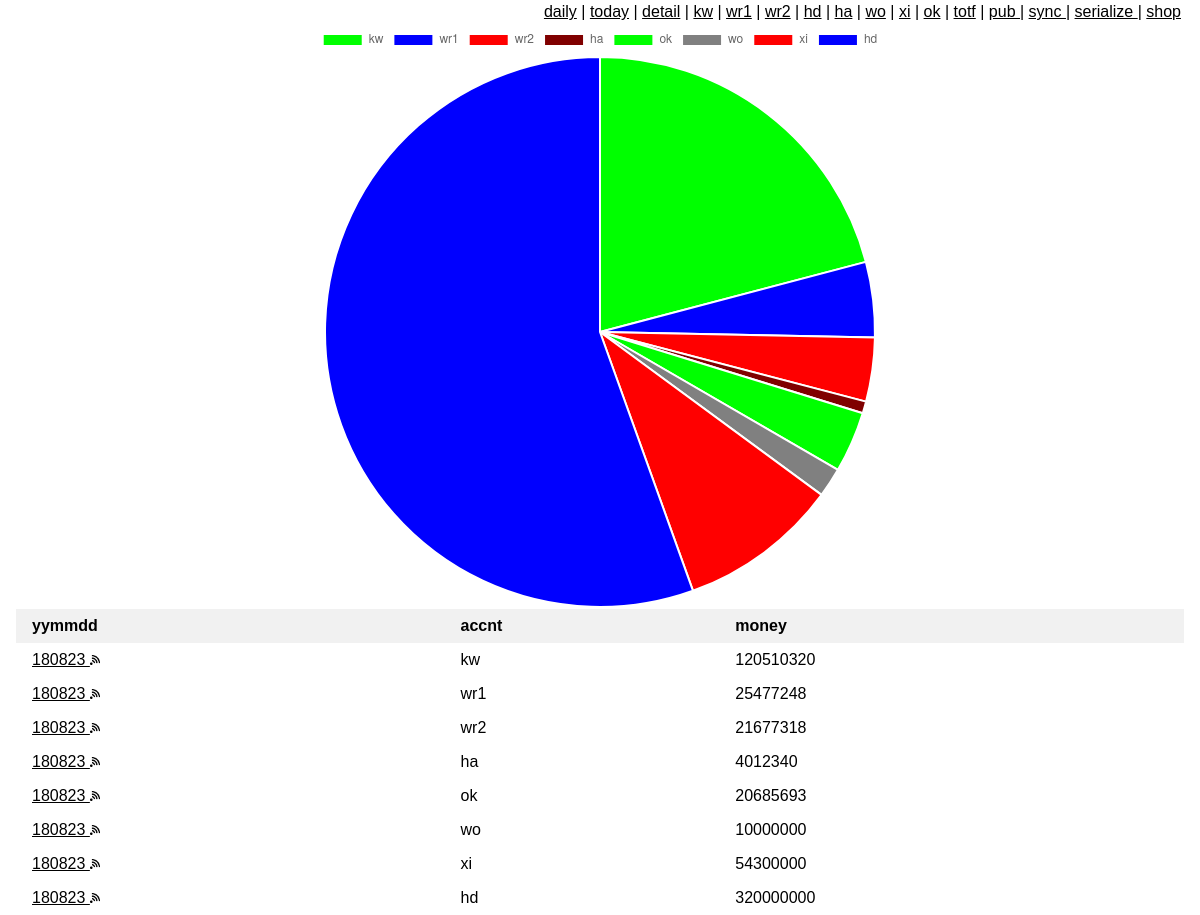
The page /tot/180823/ on the database its author committed.
### tot/models.py (models this page shows, shortened)
class Tot(models.Model):
    accnt = models.CharField(max_length=200)
    yymmdd = models.CharField(max_length=200)
    money = models.IntegerField(default=0)

### tot/views.py (the view)
# urls.py: path('<int:yymmdd>/', 				views.yymmdd, 	name='yymmdd'),
def yymmdd(request,yymmdd):
	try:
		ts = Tot.objects.filter(yymmdd=yymmdd).values('yymmdd','accnt','money').annotate()
		if(len(ts) == 0):
			return HttpResponseRedirect('/tot/totf')
		print(len(ts))
		legend_array = []
		money_array = []
		rgb_array = []
		for t in ts:
			legend_array.append(t['accnt'])
			money_array.append(t['money'])
			rgb = rgbmap(t['accnt'])
			rgb_array.append(rgb)
		amount = ' ,'.join(str(e) for e in money_array)
		template = loader.get_template('tot/yymmdd.html')
		context = {
			'ts': ts,
			'legend': legend_array,
			'amount': amount,
			'rgbs': rgb_array,
		}
	except Tot.DoesNotExist:
		raise Http404("Tot does not exist")
	return HttpResponse(template.render(context,request))

### tot/views.py (called while the page is built)
def rgbmap(x):
	return {'kw':'rgb(0,255,0)', 'wr1': 'rgb(0,0,255)',\
		 'wr2': 'rgb(255,0,0)', 'ok':'rgb(0,255,0)',\
		 'hd': 'rgb(0,0,255)', 'xi': 'rgb(255,0,0)',\
		 'ha':'rgb(128,0,0)', 'wo': 'rgb(128,128,128)' }[x]

### tot/templates/tot/yymmdd.html
{% include "tot/head.html" %}
{% include "tot/piechart.html" %}
{% include "tot/showtab.html"%}
{% include "tot/tail.html"%}

### tot/templates/tot/showtab.html
{% load static %}
{% if ts %}
<div class="w3-container">
    <table class="w3-table">
    <tr class="w3-light-grey">
        <th>yymmdd</th>
        <th>accnt</th>
        <th>money</th>
    </tr>
    {% for t in ts %}
    <tr>
        <td> <a href="/tot/{{t.yymmdd}}/"> {{ t.yymmdd }} </a>
					<a href="/tot/pub/{{t.yymmdd}}"><img height="10" width="10"
					src="{% static 'tot/images/pub.png' %}"></img> </a>
		</td>
        <td> {{ t.accnt }} </td>
        <td> {{ t.money }} </td>
    </tr>
    {% endfor %}
{% else %}
    <p>No Tot data.</p>
</div>
{% endif %}

### tot/static/tot/style.css (style rules this page uses)
html { box-sizing:border-box }
*,*:before,*:after { box-sizing:inherit }
html { -ms-text-size-adjust:100%;-webkit-text-size-adjust:100% }
body { margin:0 }
a { background-color:transparent;-webkit-text-decoration-skip:objects }
img { border-style:none }
html,body { font-family:Verdana,sans-serif;font-size:15px;line-height:1.5 }
html { overflow-x:hidden }
img { vertical-align:middle }
a { color:inherit }
.w3-table,.w3-table-all { border-collapse:collapse;border-spacing:0;width:100%;display:table }
.w3-table td,.w3-table th,.w3-table-all td,.w3-table-all th { padding:8px 8px;display:table-cell;text-align:left;vertical-align:top }
.w3-table th:first-child,.w3-table td:first-child,.w3-table-all th:first-child,.w3-table-all td:first-child { padding-left:16px }
.w3-container:after,.w3-container:before,.w3-panel:after,.w3-panel:before,.w3-row:after,.w3-row:before,.w3-row-padding:after,.w3-row-padding:before, .w3-cell-row:before,.w3-cell-row:after,.w3-clear:after,.w3-clear:before,.w3-bar:before,.w3-bar:after { content:"";display:table;clear:both }
.w3-container,.w3-panel { padding:0.01em 16px }
.w3-light-grey,.w3-hover-light-grey:hover,.w3-light-gray,.w3-hover-light-gray:hover { color:#000!important;background-color:#f1f1f1!important }

### rows shown on the page
Tot: yymmdd "180823", accnt "kw", money "120510320"
Tot: yymmdd "180823", accnt "wr1", money "25477248"
Tot: yymmdd "180823", accnt "wr2", money "21677318"
Tot: yymmdd "180823", accnt "ha", money "4012340"
Tot: yymmdd "180823", accnt "ok", money "20685693"
Tot: yymmdd "180823", accnt "wo", money "10000000"
Tot: yymmdd "180823", accnt "xi", money "54300000"
Tot: yymmdd "180823", accnt "hd", money "320000000"

### other values the page prints
chart data {{ amount }} 120510320 ,25477248 ,21677318 ,4012340 ,20685693 ,10000000 ,54300000 ,320000000
chart data {{ l }} kw, wr1, wr2, ha, ok, wo, xi, hd
